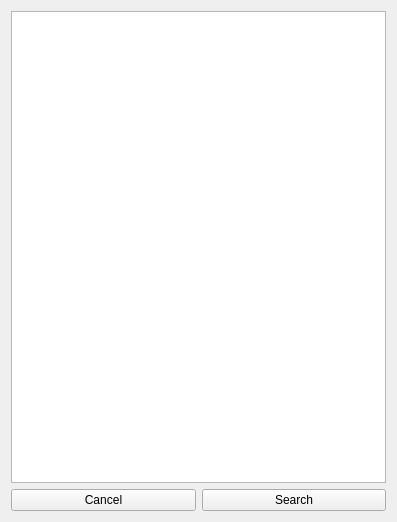
<?xml version="1.0" encoding="UTF-8"?>
<ui version="4.0">
 <class>ImportListWindow</class>
 <widget class="QWidget" name="ImportListWindow">
  <property name="geometry">
   <rect>
    <x>0</x>
    <y>0</y>
    <width>397</width>
    <height>522</height>
   </rect>
  </property>
  <property name="windowTitle">
   <string>Entrer une liste à rechercher</string>
  </property>
  <layout class="QGridLayout" name="gridLayout">
   <item row="0" column="0" colspan="2">
    <widget class="QTextEdit" name="textEdit">
     <property name="placeholderText">
      <string/>
     </property>
    </widget>
   </item>
   <item row="1" column="0">
    <widget class="QPushButton" name="pushButton">
     <property name="text">
      <string>Cancel</string>
     </property>
    </widget>
   </item>
   <item row="1" column="1">
    <widget class="QPushButton" name="pushButton_2">
     <property name="text">
      <string>Search</string>
     </property>
    </widget>
   </item>
  </layout>
 </widget>
 <resources/>
 <connections/>
</ui>
